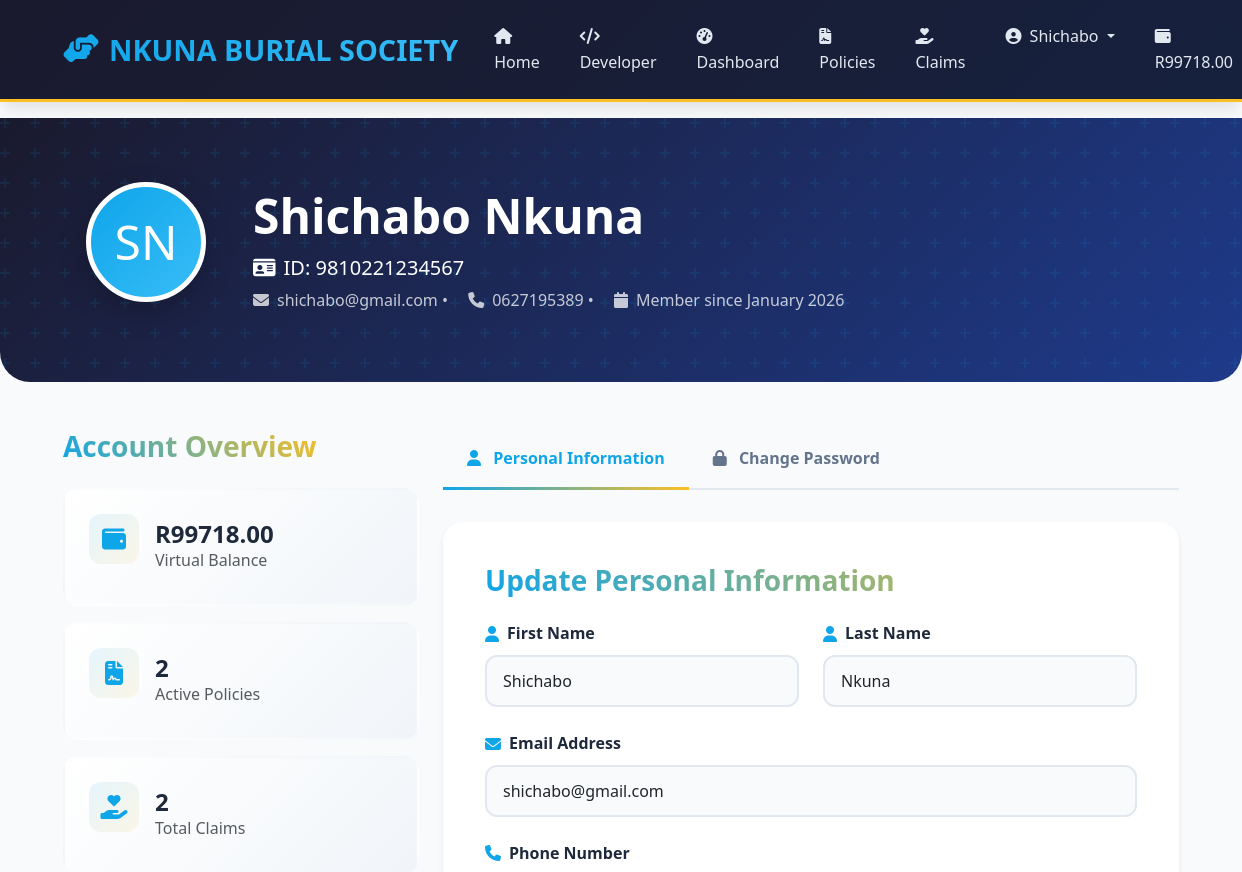
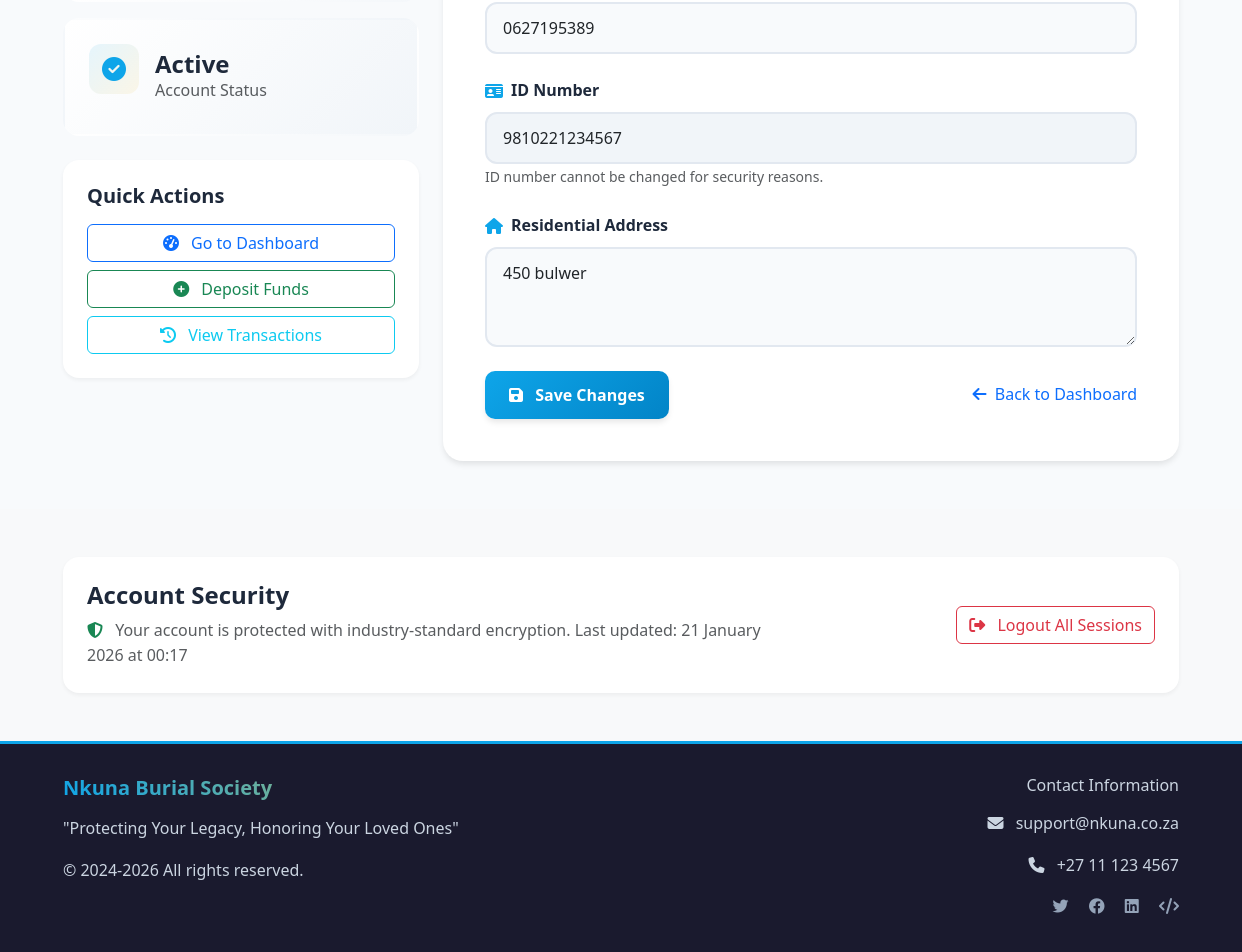
Screenshot of /profile (signed in) with the database file from the repository (2 pictures, top to bottom).
### models.py (models this page shows, shortened)
class User(UserMixin, db.Model):
    __tablename__ = 'users'
    id = db.Column(db.Integer, primary_key=True)
    id_number = db.Column(db.String(13), unique=True, nullable=False)
    first_name = db.Column(db.String(50), nullable=False)
    last_name = db.Column(db.String(50), nullable=False)
    email = db.Column(db.String(120), unique=True, nullable=False)
    phone = db.Column(db.String(20), nullable=False)
    address = db.Column(db.Text, nullable=False)
    password_hash = db.Column(db.String(256), nullable=False)
    is_admin = db.Column(db.Boolean, default=False)
    is_active = db.Column(db.Boolean, default=True)
    virtual_balance = db.Column(db.Float, default=0.0)
    registration_fee_paid = db.Column(db.Boolean, default=False)
    created_at = db.Column(db.DateTime, default=datetime.utcnow)
    updated_at = db.Column(db.DateTime, default=datetime.utcnow, onupdate=datetime.utcnow)
    policies = db.relationship('Policy', backref='owner', lazy=True, cascade='all, delete-orphan')
    transactions = db.relationship('Transaction', backref='user', lazy=True, cascade='all, delete-orphan')
    claims = db.relationship('Claim',
                            backref='claimant',
                            lazy=True,
                            cascade='all, delete-orphan',
                            foreign_keys='Claim.user_id')  # FIXED: Specify foreign key

### auth.py (the view, shortened to what this page needs)
@auth_bp.route('/profile', methods=['GET', 'POST'])
@login_required
def profile():
    form = ProfileUpdateForm(obj=current_user)
    return render_template('auth/profile.html', form=form)

### templates/auth/profile.html (shortened to what this page needs)
{% extends "base.html" %}
{% block content %}
<section class="profile-hero">
    <div class="container position-relative">
        <div class="row align-items-center">
            <div class="col-md-2 text-center">
                <div class="profile-avatar mb-3 mx-auto">
                    {{ current_user.first_name[0] }}{{ current_user.last_name[0] }}
                </div>
            </div>
            <div class="col-md-10">
                <h1 class="display-5 fw-bold mb-2">{{ current_user.first_name }} {{ current_user.last_name }}</h1>
                <p class="lead mb-1 opacity-90">
                    <i class="fas fa-id-card me-2"></i>ID: {{ current_user.id_number }}
                </p>
                <p class="mb-0 opacity-75">
                    <i class="fas fa-envelope me-2"></i>{{ current_user.email }} •
                    <i class="fas fa-phone me-2 ms-3"></i>{{ current_user.phone }} •
                    <i class="fas fa-calendar me-2 ms-3"></i>Member since {{ current_user.created_at.strftime('%B %Y') }}
                </p>
            </div>
        </div>
    </div>
</section>
<section class="py-5">
    <div class="container">
        <div class="row">
            <div class="col-lg-4 mb-4">
                <div class="mb-4">
                    <div class="d-flex justify-content-between align-items-center mb-3">
                        <h3 class="gradient-text fw-bold">Account Overview</h3>
                    </div>
                    <div class="stat-card-profile mb-3">
                        <div class="d-flex align-items-center">
                            <div class="stat-icon">
                                <i class="fas fa-wallet"></i>
                            </div>
                            <div class="ms-3">
                                <h4 class="fw-bold mb-0">R{{ "%.2f"|format(current_user.virtual_balance) }}</h4>
                                <p class="text-muted mb-0">Virtual Balance</p>
                            </div>
                        </div>
                    </div>
                    <div class="stat-card-profile mb-3">
                        <div class="d-flex align-items-center">
                            <div class="stat-icon">
                                <i class="fas fa-file-contract"></i>
                            </div>
                            <div class="ms-3">
                                <h4 class="fw-bold mb-0">{{ current_user.policies|length }}</h4>
                                <p class="text-muted mb-0">Active Policies</p>
                            </div>
                        </div>
                    </div>
                    <div class="stat-card-profile mb-3">
                        <div class="d-flex align-items-center">
                            <div class="stat-icon">
                                <i class="fas fa-hand-holding-heart"></i>
                            </div>
                            <div class="ms-3">
                                <h4 class="fw-bold mb-0">{{ current_user.claims|length }}</h4>
                                <p class="text-muted mb-0">Total Claims</p>
                            </div>
                        </div>
                    </div>
                    <div class="stat-card-profile">
                        <div class="d-flex align-items-center">
                            <div class="stat-icon">
                                <i class="fas {% if current_user.registration_fee_paid %}fa-check-circle{% else %}fa-clock{% endif %}"></i>
                            </div>
                            <div class="ms-3">
                                <h4 class="fw-bold mb-0">
                                    {% if current_user.registration_fee_paid %}Active{% else %}Pending{% endif %}
                                </h4>
                                <p class="text-muted mb-0">Account Status</p>
                            </div>
                        </div>
                    </div>
                </div>
                <div class="card-modern p-4">
                    <h5 class="fw-bold mb-3">Quick Actions</h5>
                    <div class="d-grid gap-2">
                        <a href="{{ url_for('main.dashboard') }}" class="btn btn-outline-primary">
                            <i class="fas fa-tachometer-alt me-2"></i> Go to Dashboard
                        </a>
                        <a href="{{ url_for('main.deposit') }}" class="btn btn-outline-success">
                            <i class="fas fa-plus-circle me-2"></i> Deposit Funds
                        </a>
                        <a href="{{ url_for('main.transactions') }}" class="btn btn-outline-info">
                            <i class="fas fa-history me-2"></i> View Transactions
                        </a>
                    </div>
                </div>
            </div>
            <div class="col-lg-8">
                <div class="profile-tabs d-flex">
                    <button class="profile-tab active" onclick="switchTab('personal')">
                        <i class="fas fa-user me-2"></i> Personal Information
                    </button>
                    <button class="profile-tab" onclick="switchTab('password')">
                        <i class="fas fa-lock me-2"></i> Change Password
                    </button>
                </div>
                <div id="personal-tab" class="tab-content">
                    <div class="form-modern">
                        <h3 class="gradient-text fw-bold mb-4">Update Personal Information</h3>
                        <form method="POST" action="{{ url_for('auth.profile') }}">
                            <div class="row">
                                <div class="col-md-6">
                                    <div class="form-group-animated mb-4">
                                        <label class="form-label-modern">
                                            <i class="fas fa-user"></i> First Name
                                        </label>
                                        {{ form.first_name(class="form-control form-control-modern", placeholder="Enter your first name") }}
                                    </div>
                                </div>
                                <div class="col-md-6">
                                    <div class="form-group-animated mb-4">
                                        <label class="form-label-modern">
                                            <i class="fas fa-user"></i> Last Name
                                        </label>
                                        {{ form.last_name(class="form-control form-control-modern", placeholder="Enter your last name") }}
                                    </div>
                                </div>
                            </div>
                            <div class="form-group-animated mb-4">
                                <label class="form-label-modern">
                                    <i class="fas fa-envelope"></i> Email Address
                                </label>
                                {{ form.email(class="form-control form-control-modern", placeholder="Enter your email address") }}
                            </div>
                            <div class="form-group-animated mb-4">
                                <label class="form-label-modern">
                                    <i class="fas fa-phone"></i> Phone Number
                                </label>
                                {{ form.phone(class="form-control form-control-modern", placeholder="Enter your phone number") }}
                            </div>
                            <div class="form-group-animated mb-4">
                                <label class="form-label-modern">
                                    <i class="fas fa-id-card"></i> ID Number
                                </label>
                                <input type="text" class="form-control form-control-modern"
                                       value="{{ current_user.id_number }}" readonly
                                       style="background-color: #f1f5f9; cursor: not-allowed;">
                                <small class="text-muted">ID number cannot be changed for security reasons.</small>
                            </div>
                            <div class="form-group-animated mb-4">
                                <label class="form-label-modern">
                                    <i class="fas fa-home"></i> Residential Address
                                </label>
                                {{ form.address(class="form-control form-control-modern",
                                              placeholder="Enter your full residential address",
                                              rows="3") }}
                            </div>
                            <div class="d-flex justify-content-between align-items-center mt-4">
                                <button type="submit" class="btn btn-modern px-4">
                                    <i class="fas fa-save me-2"></i> Save Changes
                                </button>
                                <a href="{{ url_for('main.dashboard') }}" class="text-decoration-none">
                                    <i class="fas fa-arrow-left me-1"></i> Back to Dashboard
                                </a>
                            </div>
                        </form>
                    </div>
                </div>
            </div>
        </div>
    </div>
</section>
<section class="py-5 bg-light">
    <div class="container">
        <div class="card-modern p-4">
            <div class="row align-items-center">
                <div class="col-md-8">
                    <h4 class="fw-bold mb-2">Account Security</h4>
                    <p class="text-muted mb-0">
                        <i class="fas fa-shield-alt text-success me-2"></i>
                        Your account is protected with industry-standard encryption. Last updated: {{ current_user.updated_at.strftime('%d %B %Y at %H:%M') }}
                    </p>
                </div>
                <div class="col-md-4 text-md-end">
                    <button class="btn btn-outline-danger" onclick="showLogoutConfirmation()">
                        <i class="fas fa-sign-out-alt me-2"></i> Logout All Sessions
                    </button>
                </div>
            </div>
        </div>
    </div>
</section>
{% endblock %}

### templates/base.html (shortened to what this page needs)
<!DOCTYPE html>
<html lang="en">
<head>
    <link href="https://cdn.jsdelivr.net/npm/bootstrap@5.3.0-alpha1/dist/css/bootstrap.min.css" rel="stylesheet">
    <link rel="stylesheet" href="https://cdnjs.cloudflare.com/ajax/libs/font-awesome/6.4.0/css/all.min.css">
</head>
<body>
    <nav class="navbar navbar-expand-lg navbar-custom">
        <div class="container">
            <a class="navbar-brand" href="{{ url_for('main.index') }}">
                <i class="fas fa-hands-helping"></i>
            </a>
            <div class="collapse navbar-collapse" id="navbarNav">
                <ul class="navbar-nav ms-auto">
                    <li class="nav-item">
                        <a class="nav-link {{ 'active' if request.endpoint == 'main.index' }}"
                           href="{{ url_for('main.index') }}">
                            <i class="fas fa-home me-1"></i> Home
                        </a>
                    </li>
                    <li class="nav-item">
                        <a class="nav-link" href="#developer">
                            <i class="fas fa-code me-1"></i> Developer
                        </a>
                    </li>
                    <li class="nav-item">
                        <a class="nav-link {{ 'active' if request.endpoint == 'main.dashboard' }}"
                           href="{% if current_user.is_authenticated %}{{ url_for('main.dashboard') }}{% else %}{{ url_for('auth.login') }}{% endif %}">
                            <i class="fas fa-tachometer-alt me-1"></i> Dashboard
                        </a>
                    </li>
                    <li class="nav-item">
                        <a class="nav-link {{ 'active' if request.endpoint == 'main.policies' }}"
                           href="{% if current_user.is_authenticated %}{{ url_for('main.create_policy') }}{% else %}{{ url_for('auth.login') }}{% endif %}">
                            <i class="fas fa-file-contract me-1"></i> Policies
                        </a>
                    </li>
                    <li class="nav-item">
                        <a class="nav-link {{ 'active' if request.endpoint == 'main.claims' }}"
                           href="{% if current_user.is_authenticated %}{{ url_for('main.claims') }}{% else %}{{ url_for('auth.login') }}{% endif %}">
                            <i class="fas fa-hand-holding-heart me-1"></i> Claims
                        </a>
                    </li>
                    {% if current_user.is_authenticated %}
                        <li class="nav-item dropdown">
                            <a class="nav-link dropdown-toggle" href="#" role="button" data-bs-toggle="dropdown">
                                <i class="fas fa-user-circle me-1"></i> {{ current_user.first_name }}
                            </a>
                        </li>
                        <li class="nav-item">
                            <span class="nav-link text-warning">
                                <i class="fas fa-wallet me-1"></i> R{{ "%.2f"|format(current_user.virtual_balance) }}
                            </span>
                        </li>
                    {% endif %}
                </ul>
            </div>
        </div>
    </nav>
    <main class="flex-grow-1">
        {% block content %}{% endblock %}
    </main>
    <footer class="footer-custom">
        <div class="container">
            <div class="row">
                <div class="col-md-6">
                    <h5 class="gradient-text mb-3">Nkuna Burial Society</h5>
                    <p class="mb-3">"Protecting Your Legacy, Honoring Your Loved Ones"</p>
                    <p>© 2024-{{ current_year }} All rights reserved.</p>
                </div>
                <div class="col-md-6 text-md-end">
                    <h6 class="mb-3">Contact Information</h6>
                    <p><i class="fas fa-envelope me-2"></i> support@nkuna.co.za</p>
                    <p><i class="fas fa-phone me-2"></i> +27 11 123 4567</p>
                    <div class="mt-3">
                        <a href="#" class="me-3"><i class="fab fa-twitter"></i></a>
                        <a href="#" class="me-3"><i class="fab fa-facebook"></i></a>
                        <a href="#" class="me-3"><i class="fab fa-linkedin"></i></a>
                        <a href="#developer"><i class="fas fa-code"></i></a>
                    </div>
                </div>
            </div>
        </div>
    </footer>
</body>
</html>

### rows the page displays
User: first_name "Shichabo", virtual_balance "99718.00", first_name "S", last_name "N", last_name "Nkuna", id_number "9810221234567", email "shichabo@gmail.com", phone "0627195389", created_at "January 2026", address "450 bulwer", updated_at "21 January 2026 at 00:17"

### other values shown
{{ current_user.policies|length }} "2"
{{ current_user.claims|length }} "2"
